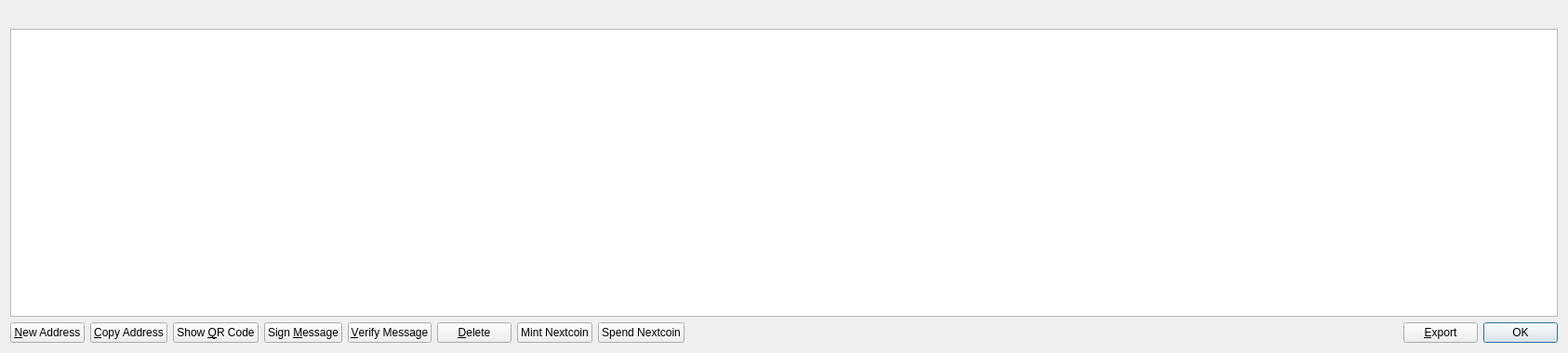
<?xml version="1.0" encoding="UTF-8"?>
<ui version="4.0">
 <class>AddressBookPage</class>
 <widget class="QWidget" name="AddressBookPage">
  <property name="geometry">
   <rect>
    <x>0</x>
    <y>0</y>
    <width>1686</width>
    <height>380</height>
   </rect>
  </property>
  <property name="windowTitle">
   <string>Address Book</string>
  </property>
  <layout class="QVBoxLayout" name="verticalLayout">
   <item>
    <widget class="QLabel" name="labelExplanation">
     <property name="textFormat">
      <enum>Qt::PlainText</enum>
     </property>
     <property name="wordWrap">
      <bool>true</bool>
     </property>
    </widget>
   </item>
   <item>
    <widget class="QTableView" name="tableView">
     <property name="contextMenuPolicy">
      <enum>Qt::CustomContextMenu</enum>
     </property>
     <property name="toolTip">
      <string>Double-click to edit address or label</string>
     </property>
     <property name="tabKeyNavigation">
      <bool>false</bool>
     </property>
     <property name="alternatingRowColors">
      <bool>true</bool>
     </property>
     <property name="selectionMode">
      <enum>QAbstractItemView::SingleSelection</enum>
     </property>
     <property name="selectionBehavior">
      <enum>QAbstractItemView::SelectRows</enum>
     </property>
     <property name="sortingEnabled">
      <bool>true</bool>
     </property>
     <attribute name="verticalHeaderVisible">
      <bool>false</bool>
     </attribute>
    </widget>
   </item>
   <item>
    <layout class="QHBoxLayout" name="horizontalLayout">
     <item>
      <widget class="QPushButton" name="newAddress">
       <property name="toolTip">
        <string>Create a new address</string>
       </property>
       <property name="text">
        <string>&amp;New Address</string>
       </property>
       <property name="icon">
        <iconset resource="../bitcoin.qrc">
         <normaloff>:/icons/add</normaloff>:/icons/add</iconset>
       </property>
      </widget>
     </item>
     <item>
      <widget class="QPushButton" name="copyAddress">
       <property name="toolTip">
        <string>Copy the currently selected address to the system clipboard</string>
       </property>
       <property name="text">
        <string>&amp;Copy Address</string>
       </property>
       <property name="icon">
        <iconset resource="../bitcoin.qrc">
         <normaloff>:/icons/editcopy</normaloff>:/icons/editcopy</iconset>
       </property>
      </widget>
     </item>
     <item>
      <widget class="QPushButton" name="showQRCode">
       <property name="text">
        <string>Show &amp;QR Code</string>
       </property>
       <property name="icon">
        <iconset resource="../bitcoin.qrc">
         <normaloff>:/icons/qrcode</normaloff>:/icons/qrcode</iconset>
       </property>
      </widget>
     </item>
     <item>
      <widget class="QPushButton" name="signMessage">
       <property name="toolTip">
        <string>Sign a message to prove you own a nxcoin address</string>
       </property>
       <property name="text">
        <string>Sign &amp;Message</string>
       </property>
       <property name="icon">
        <iconset resource="../bitcoin.qrc">
         <normaloff>:/icons/edit</normaloff>:/icons/edit</iconset>
       </property>
      </widget>
     </item>
     <item>
      <widget class="QPushButton" name="verifyMessage">
       <property name="toolTip">
        <string>Verify a message to ensure it was signed with a specified nxcoin address</string>
       </property>
       <property name="text">
        <string>&amp;Verify Message</string>
       </property>
       <property name="icon">
        <iconset resource="../bitcoin.qrc">
         <normaloff>:/icons/transaction_0</normaloff>:/icons/transaction_0</iconset>
       </property>
      </widget>
     </item>
     <item>
      <widget class="QPushButton" name="deleteAddress">
       <property name="toolTip">
        <string>Delete the currently selected address from the list</string>
       </property>
       <property name="text">
        <string>&amp;Delete</string>
       </property>
       <property name="icon">
        <iconset resource="../bitcoin.qrc">
         <normaloff>:/icons/remove</normaloff>:/icons/remove</iconset>
       </property>
      </widget>
     </item>
     <item>
      <widget class="QPushButton" name="zerocoinMintButton">
       <property name="text">
        <string>Mint Nextcoin</string>
       </property>
       <property name="icon">
        <iconset resource="../bitcoin.qrc">
         <normaloff>:/icons/add</normaloff>:/icons/add</iconset>
       </property>
      </widget>
     </item>
     <item>
      <widget class="QPushButton" name="zerocoinSpendButton">
       <property name="text">
        <string>Spend Nextcoin</string>
       </property>
       <property name="icon">
        <iconset resource="../bitcoin.qrc">
         <normaloff>:/icons/edit</normaloff>:/icons/edit</iconset>
       </property>
      </widget>
     </item>
     <item>
      <spacer name="horizontalSpacer">
       <property name="orientation">
        <enum>Qt::Horizontal</enum>
       </property>
       <property name="sizeHint" stdset="0">
        <size>
         <width>40</width>
         <height>20</height>
        </size>
       </property>
      </spacer>
     </item>
     <item>
      <widget class="QPushButton" name="exportButton">
       <property name="toolTip">
        <string>Export the data in the current tab to a file</string>
       </property>
       <property name="text">
        <string>&amp;Export</string>
       </property>
       <property name="icon">
        <iconset resource="../bitcoin.qrc">
         <normaloff>:/icons/export</normaloff>:/icons/export</iconset>
       </property>
      </widget>
     </item>
     <item>
      <widget class="QDialogButtonBox" name="buttonBox">
       <property name="sizePolicy">
        <sizepolicy hsizetype="Maximum" vsizetype="Fixed">
         <horstretch>0</horstretch>
         <verstretch>0</verstretch>
        </sizepolicy>
       </property>
       <property name="standardButtons">
        <set>QDialogButtonBox::Ok</set>
       </property>
      </widget>
     </item>
    </layout>
   </item>
  </layout>
 </widget>
 <resources>
  <include location="../bitcoin.qrc"/>
 </resources>
 <connections/>
</ui>
